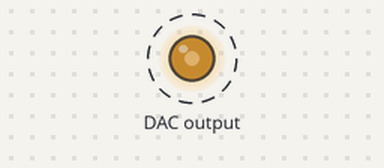
A program run on a simulated Raspberry Pi (BCM pin numbers). Parts: output pins drawn as LEDs (lit = HIGH). Dashed ring = blinking.

Above: at 0.05 s.
Timing chart, 0 to 3.0 s (numbered marks = the images above):
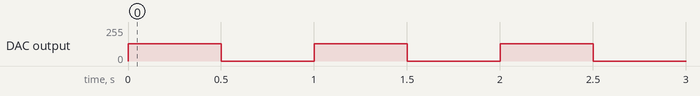

The program:

square_wave.py
```python
import time
import math
# Import the MCP4725 module.
import Adafruit_MCP4725

# Create a DAC instance.
dac = Adafruit_MCP4725.MCP4725()

def square_wave():
	t = 1
	while True:
		voltage = 2048
		dac.set_voltage(int(voltage))
		time.sleep(t/2)
		voltage = 0
		dac.set_voltage(int(voltage))
		time.sleep(t/2)

square_wave()

# t = 1/freq_input #Period
# voltage = volt_input
#...
# time.sleep(t/2)
```

Measured:
- by itself, DAC output: alternates 128/255 for 0.50 s and 0/255 for 0.50 s
